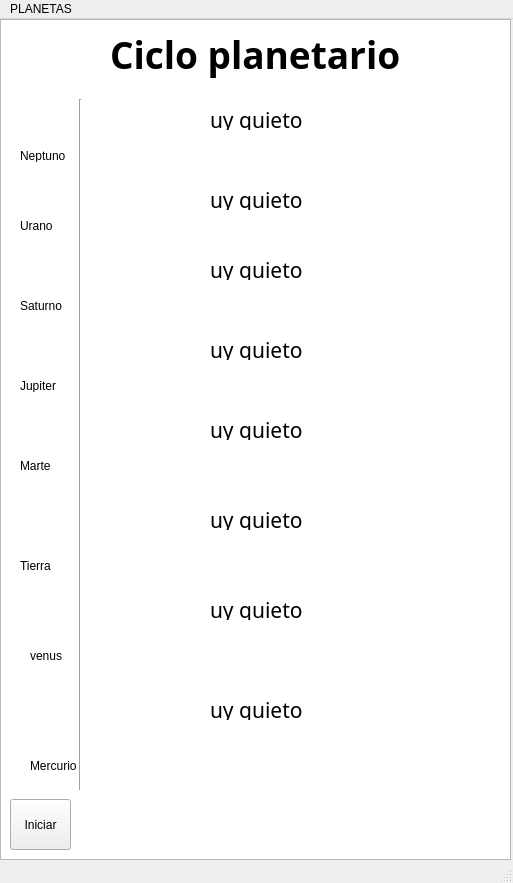
<?xml version="1.0" encoding="UTF-8"?>
<ui version="4.0">
 <class>MainWindow</class>
 <widget class="QMainWindow" name="MainWindow">
  <property name="geometry">
   <rect>
    <x>0</x>
    <y>0</y>
    <width>513</width>
    <height>883</height>
   </rect>
  </property>
  <property name="palette">
   <palette>
    <active>
     <colorrole role="Base">
      <brush brushstyle="SolidPattern">
       <color alpha="255">
        <red>0</red>
        <green>0</green>
        <blue>0</blue>
       </color>
      </brush>
     </colorrole>
    </active>
    <inactive>
     <colorrole role="Base">
      <brush brushstyle="SolidPattern">
       <color alpha="255">
        <red>0</red>
        <green>0</green>
        <blue>0</blue>
       </color>
      </brush>
     </colorrole>
    </inactive>
    <disabled>
     <colorrole role="Base">
      <brush brushstyle="SolidPattern">
       <color alpha="255">
        <red>240</red>
        <green>240</green>
        <blue>240</blue>
       </color>
      </brush>
     </colorrole>
    </disabled>
   </palette>
  </property>
  <property name="windowTitle">
   <string>MainWindow</string>
  </property>
  <widget class="QWidget" name="centralwidget">
   <widget class="QLabel" name="sol">
    <property name="geometry">
     <rect>
      <x>300</x>
      <y>590</y>
      <width>261</width>
      <height>311</height>
     </rect>
    </property>
    <property name="text">
     <string/>
    </property>
    <property name="pixmap">
     <pixmap>../../Pictures/solesote.png</pixmap>
    </property>
   </widget>
   <widget class="QLabel" name="pla4">
    <property name="geometry">
     <rect>
      <x>10</x>
      <y>390</y>
      <width>71</width>
      <height>61</height>
     </rect>
    </property>
    <property name="text">
     <string/>
    </property>
    <property name="pixmap">
     <pixmap>venus pero este es marte.png</pixmap>
    </property>
   </widget>
   <widget class="QLabel" name="pla6">
    <property name="geometry">
     <rect>
      <x>10</x>
      <y>240</y>
      <width>71</width>
      <height>51</height>
     </rect>
    </property>
    <property name="text">
     <string/>
    </property>
    <property name="pixmap">
     <pixmap>saturno.png</pixmap>
    </property>
   </widget>
   <widget class="QLabel" name="pla5">
    <property name="geometry">
     <rect>
      <x>10</x>
      <y>320</y>
      <width>71</width>
      <height>51</height>
     </rect>
    </property>
    <property name="text">
     <string/>
    </property>
    <property name="pixmap">
     <pixmap>Jupiter.png</pixmap>
    </property>
   </widget>
   <widget class="QLabel" name="pla8">
    <property name="geometry">
     <rect>
      <x>10</x>
      <y>90</y>
      <width>71</width>
      <height>51</height>
     </rect>
    </property>
    <property name="text">
     <string/>
    </property>
    <property name="pixmap">
     <pixmap>neptuno.png</pixmap>
    </property>
   </widget>
   <widget class="QLabel" name="pla3">
    <property name="geometry">
     <rect>
      <x>0</x>
      <y>470</y>
      <width>81</width>
      <height>81</height>
     </rect>
    </property>
    <property name="text">
     <string/>
    </property>
    <property name="pixmap">
     <pixmap>../../Pictures/tierra.png</pixmap>
    </property>
   </widget>
   <widget class="QLabel" name="pla2">
    <property name="geometry">
     <rect>
      <x>10</x>
      <y>560</y>
      <width>71</width>
      <height>71</height>
     </rect>
    </property>
    <property name="text">
     <string/>
    </property>
    <property name="pixmap">
     <pixmap>marte.png</pixmap>
    </property>
   </widget>
   <widget class="QLabel" name="pla7">
    <property name="geometry">
     <rect>
      <x>10</x>
      <y>150</y>
      <width>71</width>
      <height>61</height>
     </rect>
    </property>
    <property name="text">
     <string/>
    </property>
    <property name="pixmap">
     <pixmap>Urano.png</pixmap>
    </property>
   </widget>
   <widget class="QLabel" name="pla1">
    <property name="geometry">
     <rect>
      <x>10</x>
      <y>660</y>
      <width>71</width>
      <height>81</height>
     </rect>
    </property>
    <property name="text">
     <string/>
    </property>
    <property name="pixmap">
     <pixmap>mercurio.png</pixmap>
    </property>
   </widget>
   <widget class="QPushButton" name="botonIniciar">
    <property name="geometry">
     <rect>
      <x>10</x>
      <y>780</y>
      <width>61</width>
      <height>51</height>
     </rect>
    </property>
    <property name="text">
     <string>Iniciar</string>
    </property>
   </widget>
   <widget class="QLabel" name="label">
    <property name="geometry">
     <rect>
      <x>30</x>
      <y>740</y>
      <width>47</width>
      <height>13</height>
     </rect>
    </property>
    <property name="autoFillBackground">
     <bool>false</bool>
    </property>
    <property name="text">
     <string>Mercurio</string>
    </property>
    <property name="scaledContents">
     <bool>false</bool>
    </property>
   </widget>
   <widget class="QLabel" name="label_2">
    <property name="geometry">
     <rect>
      <x>30</x>
      <y>630</y>
      <width>47</width>
      <height>13</height>
     </rect>
    </property>
    <property name="autoFillBackground">
     <bool>false</bool>
    </property>
    <property name="text">
     <string>venus</string>
    </property>
   </widget>
   <widget class="QLabel" name="label_3">
    <property name="geometry">
     <rect>
      <x>20</x>
      <y>540</y>
      <width>47</width>
      <height>13</height>
     </rect>
    </property>
    <property name="autoFillBackground">
     <bool>false</bool>
    </property>
    <property name="text">
     <string>Tierra</string>
    </property>
   </widget>
   <widget class="QLabel" name="label_4">
    <property name="geometry">
     <rect>
      <x>20</x>
      <y>440</y>
      <width>47</width>
      <height>13</height>
     </rect>
    </property>
    <property name="autoFillBackground">
     <bool>false</bool>
    </property>
    <property name="text">
     <string>Marte</string>
    </property>
   </widget>
   <widget class="QLabel" name="label_5">
    <property name="geometry">
     <rect>
      <x>20</x>
      <y>360</y>
      <width>47</width>
      <height>13</height>
     </rect>
    </property>
    <property name="autoFillBackground">
     <bool>false</bool>
    </property>
    <property name="text">
     <string>Jupiter</string>
    </property>
   </widget>
   <widget class="QLabel" name="label_6">
    <property name="geometry">
     <rect>
      <x>20</x>
      <y>280</y>
      <width>47</width>
      <height>13</height>
     </rect>
    </property>
    <property name="autoFillBackground">
     <bool>false</bool>
    </property>
    <property name="text">
     <string>Saturno</string>
    </property>
   </widget>
   <widget class="QLabel" name="label_7">
    <property name="geometry">
     <rect>
      <x>20</x>
      <y>200</y>
      <width>47</width>
      <height>13</height>
     </rect>
    </property>
    <property name="autoFillBackground">
     <bool>false</bool>
    </property>
    <property name="text">
     <string>Urano</string>
    </property>
   </widget>
   <widget class="QLabel" name="label_8">
    <property name="geometry">
     <rect>
      <x>20</x>
      <y>130</y>
      <width>47</width>
      <height>13</height>
     </rect>
    </property>
    <property name="autoFillBackground">
     <bool>false</bool>
    </property>
    <property name="text">
     <string>Neptuno</string>
    </property>
   </widget>
   <widget class="QGraphicsView" name="graphicsView">
    <property name="geometry">
     <rect>
      <x>0</x>
      <y>0</y>
      <width>511</width>
      <height>841</height>
     </rect>
    </property>
    <property name="palette">
     <palette>
      <active>
       <colorrole role="Base">
        <brush brushstyle="SolidPattern">
         <color alpha="255">
          <red>255</red>
          <green>255</green>
          <blue>255</blue>
         </color>
        </brush>
       </colorrole>
      </active>
      <inactive>
       <colorrole role="Base">
        <brush brushstyle="SolidPattern">
         <color alpha="255">
          <red>255</red>
          <green>255</green>
          <blue>255</blue>
         </color>
        </brush>
       </colorrole>
      </inactive>
      <disabled>
       <colorrole role="Base">
        <brush brushstyle="SolidPattern">
         <color alpha="255">
          <red>240</red>
          <green>240</green>
          <blue>240</blue>
         </color>
        </brush>
       </colorrole>
      </disabled>
     </palette>
    </property>
    <property name="autoFillBackground">
     <bool>false</bool>
    </property>
   </widget>
   <widget class="Line" name="line">
    <property name="geometry">
     <rect>
      <x>70</x>
      <y>80</y>
      <width>20</width>
      <height>691</height>
     </rect>
    </property>
    <property name="orientation">
     <enum>Qt::Vertical</enum>
    </property>
   </widget>
   <widget class="QLabel" name="label_9">
    <property name="geometry">
     <rect>
      <x>110</x>
      <y>10</y>
      <width>321</width>
      <height>51</height>
     </rect>
    </property>
    <property name="font">
     <font>
      <family>Segoe Script</family>
      <pointsize>28</pointsize>
      <weight>75</weight>
      <bold>true</bold>
     </font>
    </property>
    <property name="text">
     <string>Ciclo planetario</string>
    </property>
   </widget>
   <widget class="QLabel" name="label_neptuno">
    <property name="geometry">
     <rect>
      <x>210</x>
      <y>90</y>
      <width>131</width>
      <height>21</height>
     </rect>
    </property>
    <property name="font">
     <font>
      <family>Tw Cen MT Condensed Extra Bold</family>
      <pointsize>16</pointsize>
     </font>
    </property>
    <property name="text">
     <string>uy quieto</string>
    </property>
   </widget>
   <widget class="QLabel" name="label_urano">
    <property name="geometry">
     <rect>
      <x>210</x>
      <y>170</y>
      <width>131</width>
      <height>21</height>
     </rect>
    </property>
    <property name="font">
     <font>
      <family>Tw Cen MT Condensed Extra Bold</family>
      <pointsize>16</pointsize>
     </font>
    </property>
    <property name="text">
     <string>uy quieto</string>
    </property>
   </widget>
   <widget class="QLabel" name="label_saturno">
    <property name="geometry">
     <rect>
      <x>210</x>
      <y>240</y>
      <width>131</width>
      <height>21</height>
     </rect>
    </property>
    <property name="font">
     <font>
      <family>Tw Cen MT Condensed Extra Bold</family>
      <pointsize>16</pointsize>
     </font>
    </property>
    <property name="text">
     <string>uy quieto</string>
    </property>
   </widget>
   <widget class="QLabel" name="label_jupiter">
    <property name="geometry">
     <rect>
      <x>210</x>
      <y>320</y>
      <width>131</width>
      <height>21</height>
     </rect>
    </property>
    <property name="font">
     <font>
      <family>Tw Cen MT Condensed Extra Bold</family>
      <pointsize>16</pointsize>
     </font>
    </property>
    <property name="text">
     <string>uy quieto</string>
    </property>
   </widget>
   <widget class="QLabel" name="label_marte">
    <property name="geometry">
     <rect>
      <x>210</x>
      <y>400</y>
      <width>131</width>
      <height>21</height>
     </rect>
    </property>
    <property name="font">
     <font>
      <family>Tw Cen MT Condensed Extra Bold</family>
      <pointsize>16</pointsize>
     </font>
    </property>
    <property name="text">
     <string>uy quieto</string>
    </property>
   </widget>
   <widget class="QLabel" name="label_tierra">
    <property name="geometry">
     <rect>
      <x>210</x>
      <y>490</y>
      <width>131</width>
      <height>21</height>
     </rect>
    </property>
    <property name="font">
     <font>
      <family>Tw Cen MT Condensed Extra Bold</family>
      <pointsize>16</pointsize>
     </font>
    </property>
    <property name="text">
     <string>uy quieto</string>
    </property>
   </widget>
   <widget class="QLabel" name="label_venus">
    <property name="geometry">
     <rect>
      <x>210</x>
      <y>580</y>
      <width>131</width>
      <height>21</height>
     </rect>
    </property>
    <property name="font">
     <font>
      <family>Tw Cen MT Condensed Extra Bold</family>
      <pointsize>16</pointsize>
     </font>
    </property>
    <property name="text">
     <string>uy quieto</string>
    </property>
   </widget>
   <widget class="QLabel" name="label_mercurio">
    <property name="geometry">
     <rect>
      <x>210</x>
      <y>680</y>
      <width>131</width>
      <height>21</height>
     </rect>
    </property>
    <property name="font">
     <font>
      <family>Tw Cen MT Condensed Extra Bold</family>
      <pointsize>16</pointsize>
     </font>
    </property>
    <property name="text">
     <string>uy quieto</string>
    </property>
   </widget>
   <zorder>graphicsView</zorder>
   <zorder>sol</zorder>
   <zorder>pla4</zorder>
   <zorder>pla6</zorder>
   <zorder>pla5</zorder>
   <zorder>pla8</zorder>
   <zorder>pla3</zorder>
   <zorder>pla2</zorder>
   <zorder>pla7</zorder>
   <zorder>pla1</zorder>
   <zorder>botonIniciar</zorder>
   <zorder>label</zorder>
   <zorder>label_2</zorder>
   <zorder>label_3</zorder>
   <zorder>label_4</zorder>
   <zorder>label_5</zorder>
   <zorder>label_6</zorder>
   <zorder>label_7</zorder>
   <zorder>label_8</zorder>
   <zorder>line</zorder>
   <zorder>label_9</zorder>
   <zorder>label_neptuno</zorder>
   <zorder>label_urano</zorder>
   <zorder>label_saturno</zorder>
   <zorder>label_jupiter</zorder>
   <zorder>label_marte</zorder>
   <zorder>label_tierra</zorder>
   <zorder>label_venus</zorder>
   <zorder>label_mercurio</zorder>
  </widget>
  <widget class="QMenuBar" name="menubar">
   <property name="geometry">
    <rect>
     <x>0</x>
     <y>0</y>
     <width>513</width>
     <height>21</height>
    </rect>
   </property>
   <widget class="QMenu" name="menuPLANETAS">
    <property name="title">
     <string>PLANETAS</string>
    </property>
   </widget>
   <addaction name="menuPLANETAS"/>
  </widget>
  <widget class="QStatusBar" name="statusbar"/>
 </widget>
 <resources/>
 <connections/>
</ui>
